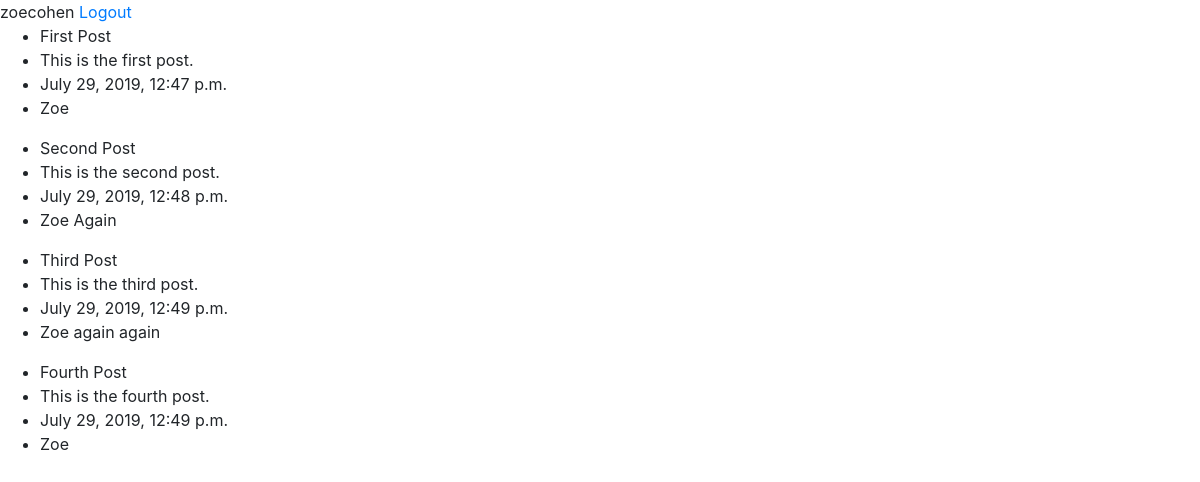
The app's page / (signed in) with its own data.
### SocialBoard/models.py (models this page shows)
class Post(models.Model):
    post_title = models.CharField(max_length=120, null=False)
    post_publish_date = models.DateTimeField("date published")
    post_content = models.CharField(max_length=500, null=False)
    post_author = models.CharField(max_length=24, null=False)

### SocialBoard/views.py (the view)
# urls.py: url(r'^$', views.index, name='index'),
@login_required
def index(request):
    try:
        posts = Post.objects.all()
    except Post.DoesNotExist:
        raise Http404("does not exist")
    return render(request, 'SocialBoard/index.html', {'posts': posts})

### SocialBoard/templates/SocialBoard/index.html (shortened to what this page needs)
{% load static %}
<html lang="en">
<head>
    <link rel="stylesheet" type="text/css" href="{% static 'SocialBoard/style.css' %}">
    <link href="{% static 'css/bootstrap.min.css' %}" rel="stylesheet">
</head>
<body>
    <div>
        {% if user.is_authenticated %}
        {{ user }}
        <a href="{% url 'logout' %}">Logout</a>
        {% else %}
        <a href="{% url 'login' %}">Login</a>
        {% endif %}
    </div>
    {% block content %}
    {% if user.is_authenticated %}
    {% for p in posts %}
    <ul>
        <li>{{p.post_title}}</li>
        <li>{{p.post_content}}</li>
        <li> {{p.post_publish_date}}</li>
        <li>{{p.post_author}}</li>
    </ul>
    {% endfor %}
    {% endif %}
    {% endblock %}
</body>
</html>

### records on screen
Post: post_title "First Post", post_content "This is the first post.", post_publish_date "July 29, 2019, 12:47 p.m.", post_author "Zoe"
Post: post_title "Second Post", post_content "This is the second post.", post_publish_date "July 29, 2019, 12:48 p.m.", post_author "Zoe Again"
Post: post_title "Third Post", post_content "This is the third post.", post_publish_date "July 29, 2019, 12:49 p.m.", post_author "Zoe again again"
Post: post_title "Fourth Post", post_content "This is the fourth post.", post_publish_date "July 29, 2019, 12:49 p.m.", post_author "Zoe"

### other values on screen
{{ user }} "zoecohen"
